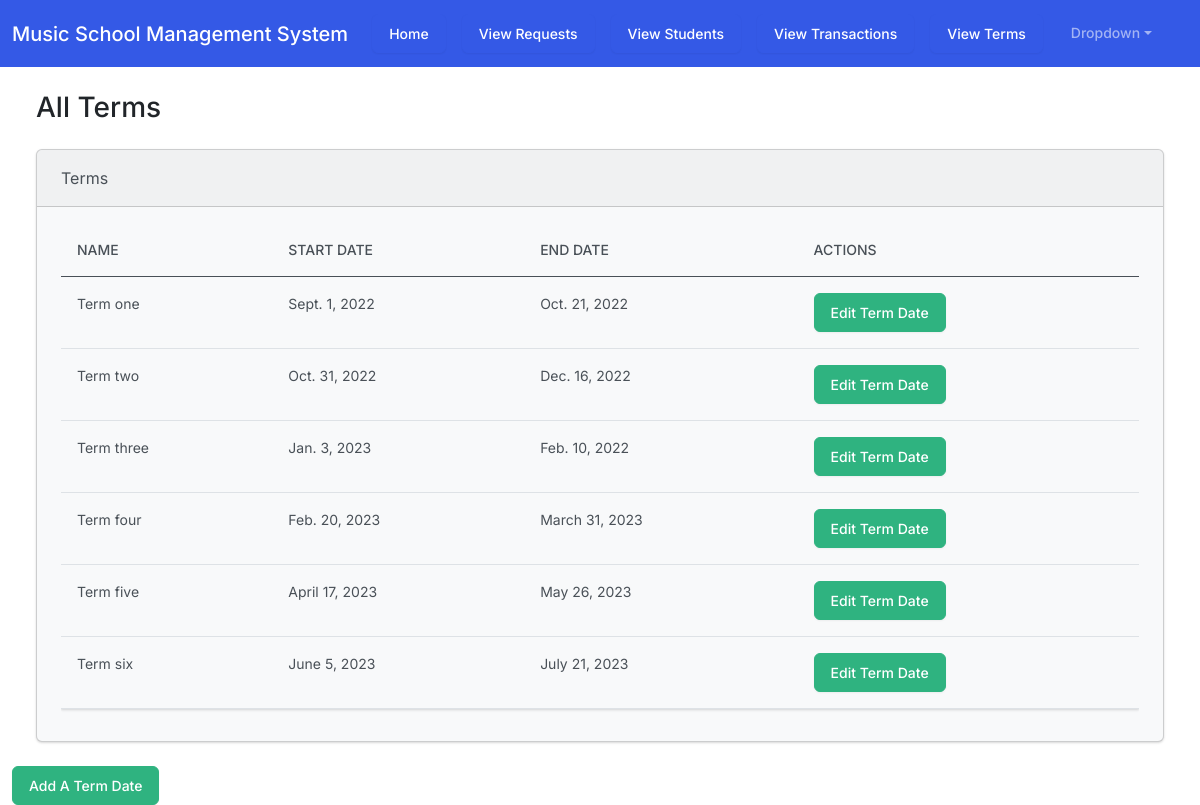
The app's page /lessons/admin/viewTermDates/ (signed in) with its own data.
### lessons/models.py (models this page shows, shortened)
class Term(models.Model):
    id = models.AutoField(primary_key=True)
    name = models.CharField(max_length=40, null = False)
    start_of_term_date = models.DateField(null=False,default = now)
    end_of_term_date =  models.DateField(null=False,default = now)
    created_at = models.DateTimeField(auto_now_add=True)
    objects = models.Manager()

### lessons/views/adminViews.py (the view)
@login_required
def view_term_dates(request):
    term_dates = Term.objects.all()
    context = {'terms' : term_dates}
    return render(request, 'adminViewTermDates.html', context)

### lessons/templates/adminViewTermDates.html
{% extends 'adminBase.html' %}
{% block body  %}
          <h3 class="m-4">All Terms</h3>
          <div class="row">
              <div class="col-12">
                {% if terms %}
                    <div class="card bg-light mb-4 ms-4 me-4" >
                        <div class="card-header">Terms</div>
                        <div class="card-body">
                            <div class ="table-responsive">
                                <table class="table table-hover">
                                    <thead>
                                      <tr>
                                        <th scope="col">Name</th>
                                        <th scope="col">Start Date</th>
                                        <th scope="col">End Date</th>
                                        <th scope="col">Actions</th>
                                      </tr>
                                    </thead>
                                    <tbody>
                                      {% for term in terms %}
                                        <tr>
                                          <td>{{term.name}}</td>
                                          <td>{{term.start_of_term_date}}</td>
                                          <td>{{term.end_of_term_date}}</td>
                                          <td>
                                                <a class="btn btn-success me-1" href="{% url 'update_term' term.id  %}">Edit Term Date</a>
                                          </td>
                                        </tr>
                                      {% endfor %}
                                    </tbody>
                                  </table>
                            </div>
                        </div>
                    </div>
                {% else %}
                    <h5 class="alert alert-primary ms-4 me-4">No Term Dates Added</h5>
                {% endif %}
              </div>
              <div>
                <a class="btn btn-success me-1" href="{% url 'add_term' %}">Add A Term Date</a>
              </div>
          </div>
{% endblock body %}

### records on screen
Term: name "Term one", start_of_term_date "Sept. 1, 2022", end_of_term_date "Oct. 21, 2022"
Term: name "Term two", start_of_term_date "Oct. 31, 2022", end_of_term_date "Dec. 16, 2022"
Term: name "Term three", start_of_term_date "Jan. 3, 2023", end_of_term_date "Feb. 10, 2022"
Term: name "Term four", start_of_term_date "Feb. 20, 2023", end_of_term_date "March 31, 2023"
Term: name "Term five", start_of_term_date "April 17, 2023", end_of_term_date "May 26, 2023"
Term: name "Term six", start_of_term_date "June 5, 2023", end_of_term_date "July 21, 2023"
